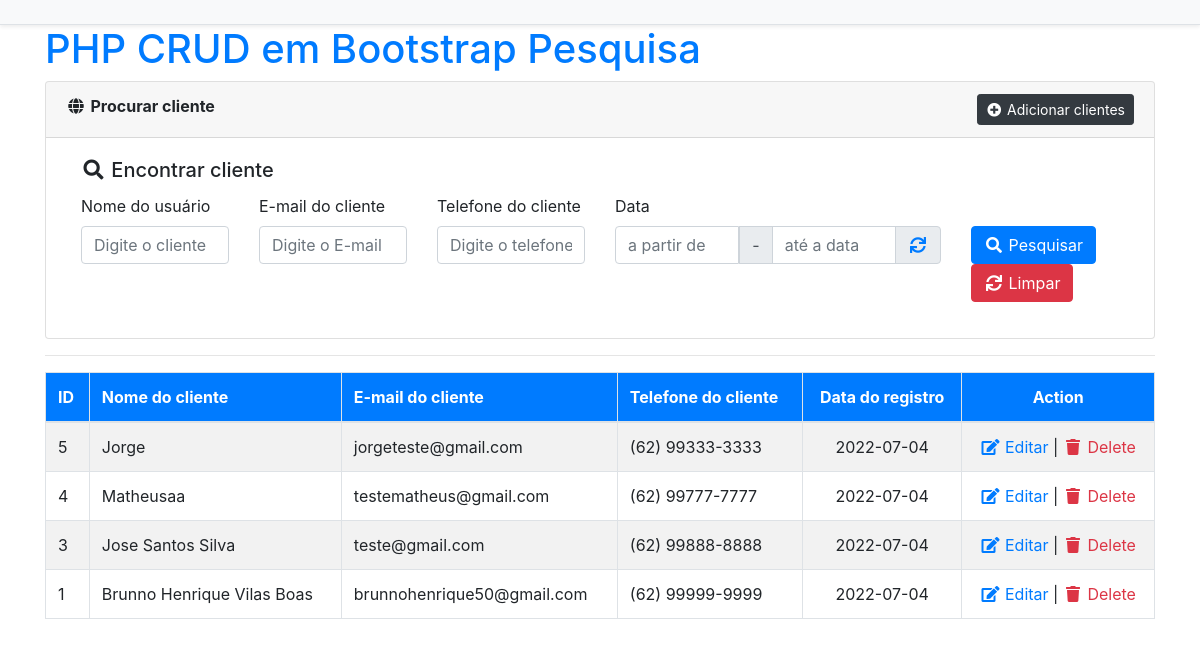
The page /browse-users.php on the database its author committed.
### tables this page shows
CREATE TABLE IF NOT EXISTS `dadoscliente` (
  `id` INT UNSIGNED NOT NULL AUTO_INCREMENT,
  `nome` VARCHAR(150) NOT NULL,
  `email` VARCHAR(255) NOT NULL,
  `telefone` VARCHAR(20) NOT NULL,
  `dt` DATETIME NOT NULL DEFAULT CURRENT_TIMESTAMP,
  PRIMARY KEY (`id`),
  KEY `idx_email` (`email`)             
);

### include/Database.php (called while the page is built, shortened)
<?php
class Database{
    protected $pdo;
    public function __construct(\PDO $pdo)
    {
        $this->pdo = $pdo;
        $this->pdo->setAttribute(\PDO::ATTR_ERRMODE, \PDO::ERRMODE_EXCEPTION);
    }
    public function getAllRecords($tableName, $fields='*', $cond='', $orderBy='', $limit='')
    {
        $stmt = $this->pdo->prepare("SELECT $fields FROM $tableName WHERE 1 ".$cond." ".$orderBy." ".$limit);
        $stmt->execute();
        $rows = $stmt->fetchAll(PDO::FETCH_ASSOC);
        return $rows;
    }
}
?>

### config.php (called while the page is built)
<?php
require_once __DIR__.'/include/Database.php';
$host = getenv('DB_HOST') ?: '192.168.10.186';
$port = getenv('DB_PORT') ?: '3306';
$db   = getenv('DB_NAME') ?: 'cliente';
$user = getenv('DB_USER') ?: 'crud';
$pass = getenv('DB_PASS') ?: '9kjThhnVcXJP';
$dsn = "mysql:host={$host};port={$port};dbname={$db};charset=utf8mb4";
$opts = [
  PDO::ATTR_ERRMODE            => PDO::ERRMODE_EXCEPTION,
  PDO::ATTR_DEFAULT_FETCH_MODE => PDO::FETCH_ASSOC,
  PDO::ATTR_EMULATE_PREPARES   => false,
];
$pdo = new PDO($dsn, $user, $pass, $opts);
$db = new Database($pdo);
?>

### browse-users.php (the view, shortened to what this page needs)
<?php include_once('config.php');?>
<!doctype html>
<html lang="en-US" xmlns:fb="https://www.facebook.com/2008/fbml" xmlns:addthis="https://www.addthis.com/help/api-spec"  prefix="og: http://ogp.me/ns#" class="no-js">
<head>
	<link rel="stylesheet" href="https://code.jquery.com/ui/1.12.0/themes/smoothness/jquery-ui.css" type="text/css">
    <link rel="stylesheet" href="https://stackpath.bootstrapcdn.com/bootstrap/4.2.1/css/bootstrap.min.css">
    <link rel="stylesheet" href="https://use.fontawesome.com/releases/v5.6.3/css/all.css">
</head>
<body>
	<div class="bg-light border-bottom shadow-sm sticky-top">
		<div class="container">
			<header class="blog-header py-1">
			<nav class="navbar navbar-expand-lg navbar-light bg-light">
				</nav>
			</header>
		</div>
	</div>
	<?php
	$condition	=	'';
	$userData	=	$db->getAllRecords('dadoscliente','*',$condition,'ORDER BY id DESC');
	?>
   	<div class="container">
		<h1><a href="#">PHP CRUD em Bootstrap Pesquisa </a></h1>
		<div class="card">
			<div class="card-header"><i class="fa fa-fw fa-globe"></i> <strong>Procurar cliente</strong> <a href="add-users.php" class="float-right btn btn-dark btn-sm"><i class="fa fa-fw fa-plus-circle"></i> Adicionar clientes</a></div>
			<div class="card-body">
				<div class="col-sm-12">
					<h5 class="card-title"><i class="fa fa-fw fa-search"></i> Encontrar cliente</h5>
					<form method="get">
						<div class="row">
							<div class="col-sm-2">
								<div class="form-group">
									<label>Nome do usuário	</label>
									<input type="text" name="nome" id="nome" class="form-control" value="<?php echo isset($_REQUEST['nome'])?$_REQUEST['nome']:''?>" placeholder="Digite o cliente">
								</div>
							</div>
							<div class="col-sm-2">
								<div class="form-group">
									<label>E-mail do cliente</label>
									<input type="email" name="email" id="email" class="form-control" value="<?php echo isset($_REQUEST['email'])?$_REQUEST['email']:''?>" placeholder="Digite o E-mail">
								</div>
							</div>
							<div class="col-sm-2">
								<div class="form-group">
									<label>Telefone do cliente</label>
									<input type="tel" name="telefone" id="telefone" class="form-control" value="<?php echo isset($_REQUEST['telefone'])?$_REQUEST['telefone']:''?>" placeholder="Digite o telefone">
								</div>
							</div>
							<div class="col-sm-4">
								<div class="form-group">
									<label>    Data 	</label>
									<div class="input-group">
										<input type="text" class="fromDate form-control hasDatepicker" name="df" id="df" value="" placeholder="a partir de">
										<div class="input-group-prepend"><span class="input-group-text">-</span></div>
										<input type="text" class="toDate form-control hasDatepicker" name="dt" id="dt" value="" placeholder="até a data">
										<div class="input-group-append"><span class="input-group-text"><a href="javascript:;" onclick="$('#df,#dt').val('');"><i class="fa fa-fw fa-sync"></i></a></span></div>
									</div>
								</div>
							</div>
							<div class="col-sm-2">
								<div class="form-group">
									<label>&nbsp;</label>
									<div>
										<button type="submit" name="submit" value="search" id="submit" class="btn btn-primary"><i class="fa fa-fw fa-search"></i> Pesquisar</button>
										<a href="<?php echo $_SERVER['PHP_SELF'];?>" class="btn btn-danger"><i class="fa fa-fw fa-sync"></i> Limpar</a>
									</div>
								</div>
							</div>
						</div>
					</form>
				</div>
			</div>
		</div>
		<hr>
		<div>
			<table class="table table-striped table-bordered">
				<thead>
					<tr class="bg-primary text-white">
						<th>ID</th>
						<th>Nome do cliente</th>
						<th>E-mail do cliente</th>
						<th>Telefone do cliente</th>
						<th class="text-center">Data do registro</th>
						<th class="text-center">Action</th>
					</tr>
				</thead>
				<tbody>
					<?php
					if(count($userData)>0){
						foreach($userData as $val){
					?>
					<tr>
						<td><?php echo $val['id'];?></td>
						<td><?php echo $val['nome'];?></td>
						<td><?php echo $val['email'];?></td>
						<td><?php echo $val['telefone'];?></td>
						<td align="center"><?php echo date('Y-m-d',strtotime($val['dt']));?></td>
						<td align="center">
							<a href="edit-users.php?editId=<?php echo $val['id'];?>" class="text-primary"><i class="fa fa-fw fa-edit"></i> Editar</a> |
							<a href="delete.php?delId=<?php echo $val['id'];?>" class="text-danger" onClick="return confirm('Are you sure to delete this user?');"><i class="fa fa-fw fa-trash"></i> Delete</a>
						</td>
					</tr>
					<?php
						}
					}else{
					?>
					<tr><td colspan="6" align="center">Nenhum registro(s) encontrado! /No Record(s) Found!</td></tr>
					<?php } ?>
				</tbody>
			</table>
		</div>
	</div>
</body>
</html>

### rows shown on the page
dadoscliente: id "5", nome "Jorge", email "jorgeteste@gmail.com", telefone "(62) 99333-3333", dt "2022-07-04"
dadoscliente: id "4", nome "Matheusaa", email "testematheus@gmail.com", telefone "(62) 99777-7777", dt "2022-07-04"
dadoscliente: id "3", nome "Jose Santos Silva", email "teste@gmail.com", telefone "(62) 99888-8888", dt "2022-07-04"
dadoscliente: id "1", nome "Brunno Henrique Vilas Boas", email "brunnohenrique50@gmail.com", telefone "(62) 99999-9999", dt "2022-07-04"
